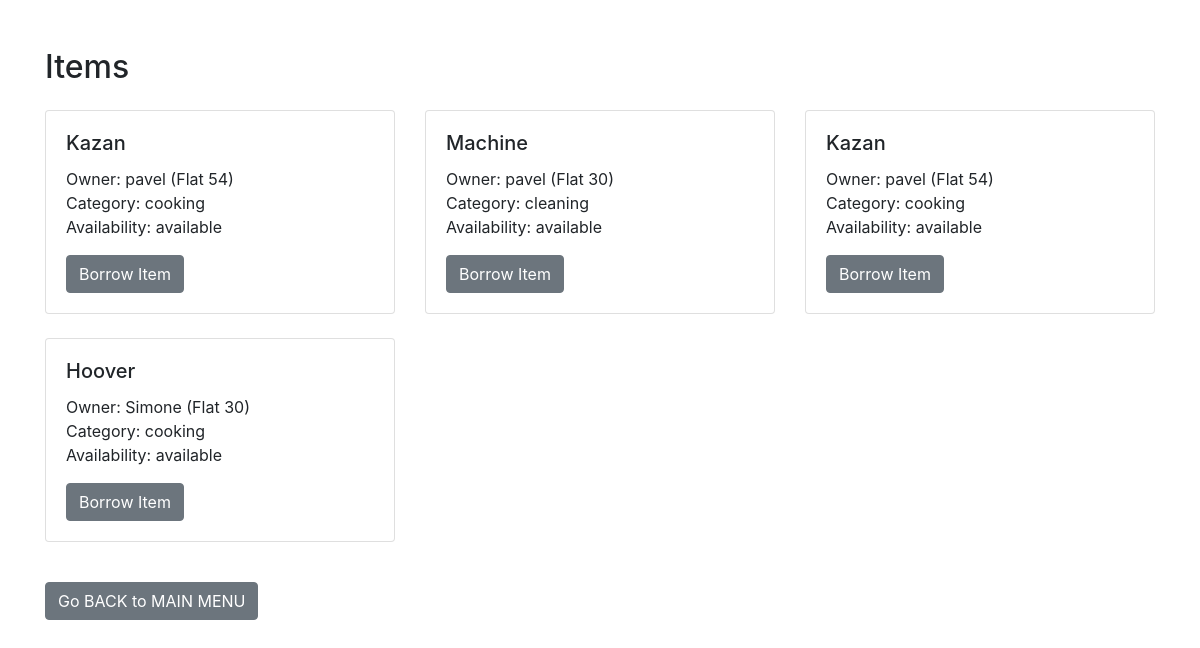
/items, run on an earlier commit of the app's database.
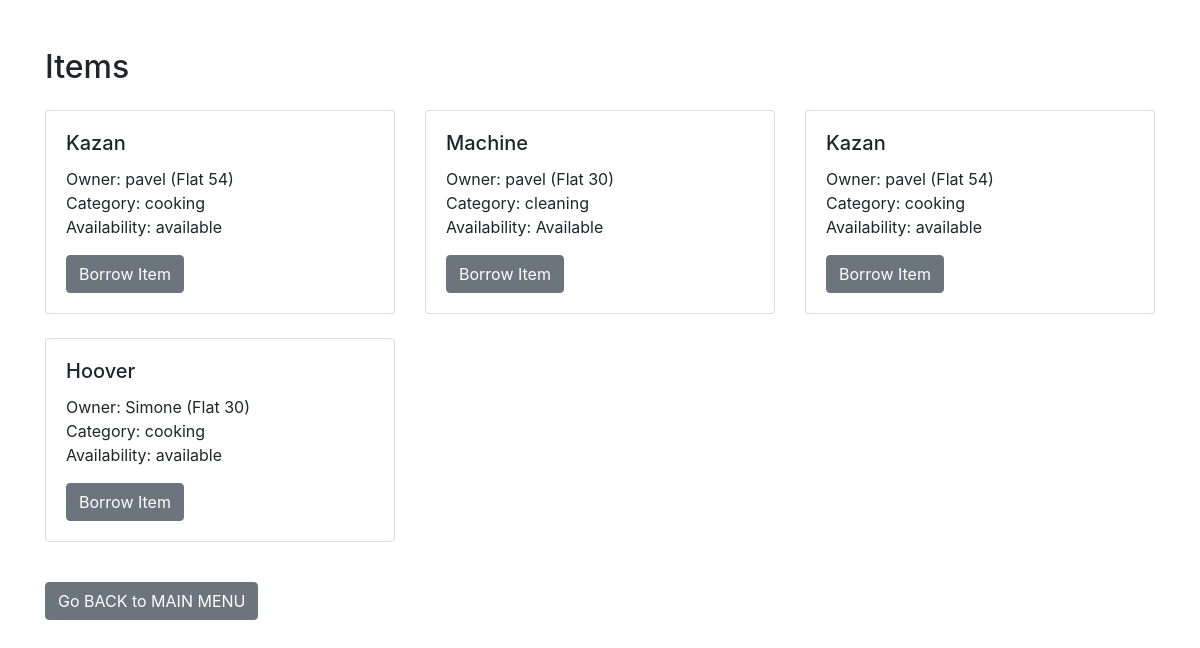
And on a later commit of the database.
### tables this page shows
CREATE TABLE "items" (
"itemID" INTEGER PRIMARY KEY AUTOINCREMENT,
"flatID" INTEGER NOT NULL,
"memberID" INTEGER NOT NULL,               
"class" VARCHAR (10),
"item_name" VARCHAR (50),
"availability" VARCHAR (20),
"borrower_name" TEXT,
"borrower_flatID" INTEGER,
FOREIGN KEY (flatID) REFERENCES flats (flatID),
FOREIGN KEY (memberID) REFERENCES members (memberID)
);

CREATE TABLE "members" (
"flatID" INTEGER NOT NULL,
"memberID" INTEGER PRIMARY KEY AUTOINCREMENT,
"fname" TEXT NOT NULL,
FOREIGN KEY (flatID) REFERENCES flats (flatID),
UNIQUE(flatID, fname)
);

### main.py (the view)
@app.route("/items")
def view_items():
  conn, cursor = get_db_connection()
  cursor.execute("""
SELECT items.*, members.fname
FROM items
JOIN members ON items.memberID = members.memberID
""")
  items = cursor.fetchall()
  conn.close()
  return render_template("items.html", items=items)

### main.py (called while the page is built)
def get_db_connection():
    dbCon = sql.connect("square_share.db") #connection object
    dbCursor = dbCon.cursor() #cursor object
    return dbCon, dbCursor

### templates/items.html (shortened to what this page needs)
<!DOCTYPE html>
<html lang="en">
<head>
    <link rel="stylesheet" href="https://cdn.jsdelivr.net/npm/bootstrap@4.5.3/dist/css/bootstrap.min.css">
</head>
<body>
    <div class="container mt-5">
        <h2>Items</h2>
        <div class="row mt-4">
            {% for item in items %}
            <div class="col-md-4 mb-4">
                <div class="card">
                    <div class="card-body">
                        <h5 class="card-title">{{ item[4] }}</h5>
                        <p class="card-text">
                            Owner: {{ item[8] }} (Flat {{ item[1] }})<br>
                            Category: {{ item[3] }}<br>
                            Availability: {{ item[5] }}
                        </p>
                        {% if item[5] == "Borrowed" %}
                        <button class="btn btn-secondary" onclick="toggleUpdateForm({{ loop.index }})">Return Item</button>
                        {% else %}
                        <button class="btn btn-secondary" onclick="toggleUpdateForm({{ loop.index }})">Borrow Item</button>
                        {% endif %}
                    </div>
                </div>
            </div>
            {% endfor %}
        </div>
        <a href="{{ url_for('home') }}" class="btn btn-secondary mt-3">Go BACK to MAIN MENU </a>
    </div>
  </body>
</html>

What changed in the data, as far as the page shows it:
changed items "Machine": availability "available" → "Available"
